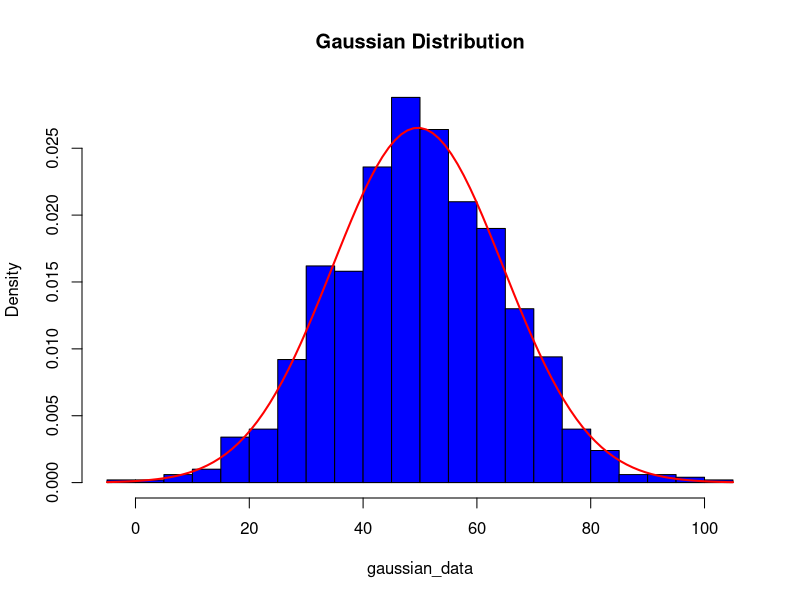

The R source for this figure:
#Exercise 14: Gaussian (Normal) Distribution
#We will generate a normally distributed dataset, compute basic statistics, and visualize the distribution.


# We generate 1000 values from a normal distribution with a mean of 50 and a standard deviation of 15.
# We compute and display the mean and standard deviation.
# We plot a histogram and overlay the normal curve to visualize the Gaussian distribution.

set.seed(42)

# Generate 1000 data points from a normal distribution (mean = 50, sd = 15)
gaussian_data <- rnorm(1000, mean = 50, sd = 15)

# Compute basic statistics
mean_value <- mean(gaussian_data)
sd_value <- sd(gaussian_data)

# Display statistics
cat("Mean:", mean_value, "\n")
cat("Standard Deviation:", sd_value, "\n")

# Plot histogram of the normal distribution
hist(gaussian_data, breaks = 30, col = "blue", probability = TRUE, main = "Gaussian Distribution")

# Overlay normal curve
curve(dnorm(x, mean = mean_value, sd = sd_value),
      col = "red", lwd = 2, add = TRUE)
